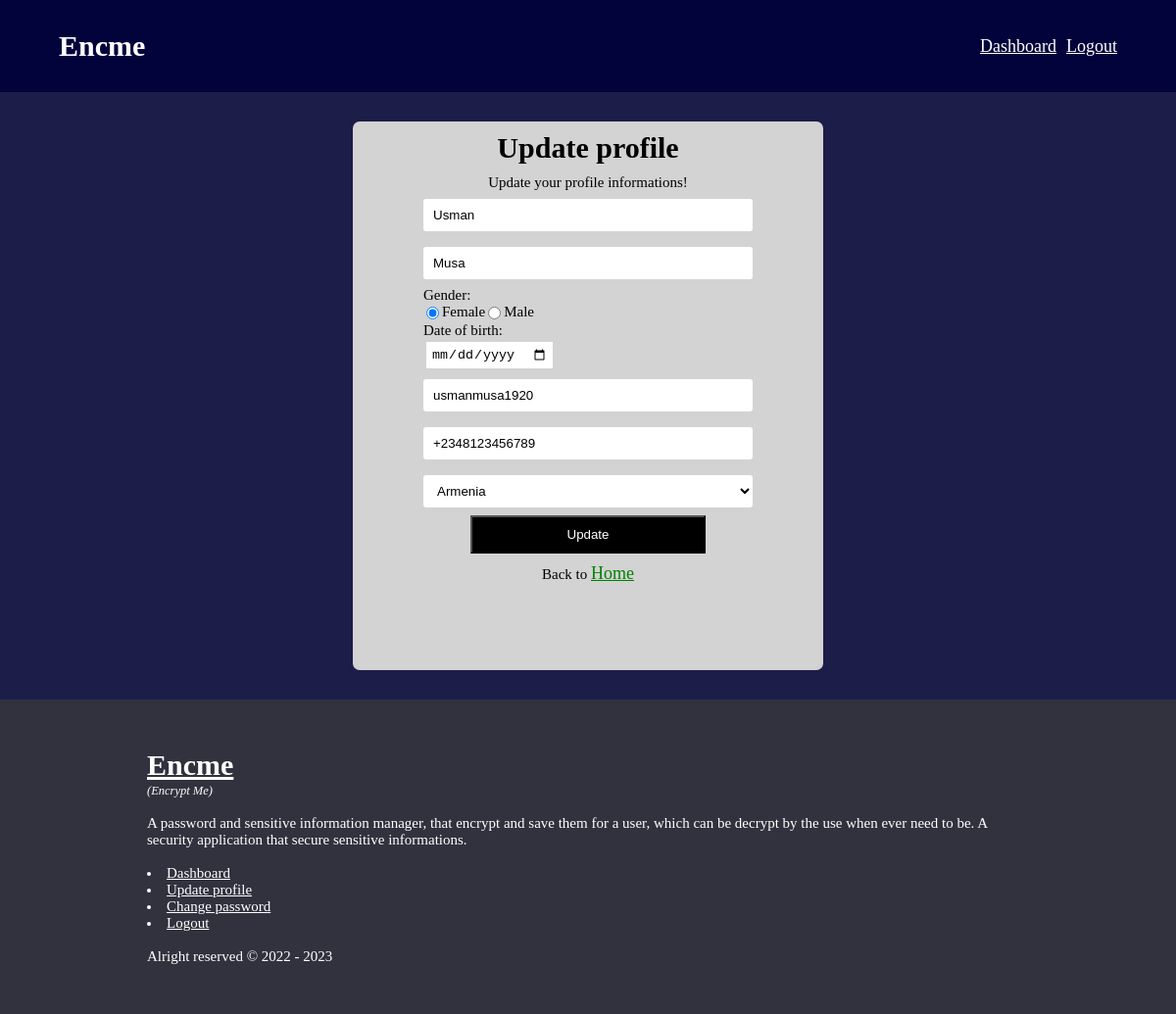
/update/profile/ (signed in), run on an earlier commit of the app's database.
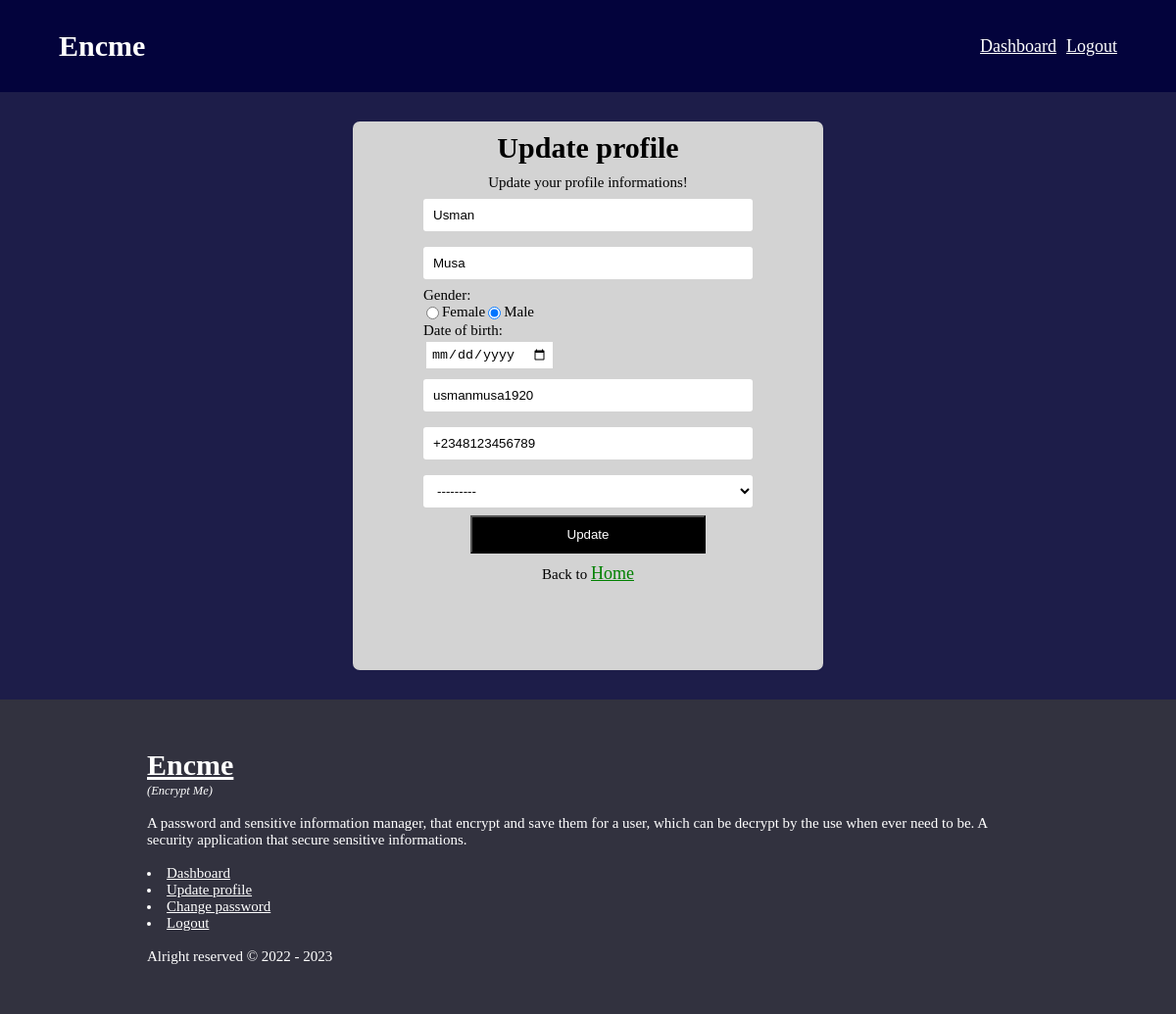
And on a later commit of the database.
### account/models.py (models this page shows, shortened)
class UserAccount(AbstractBaseUser):
    first_name = models.CharField(max_length=100, unique=False)
    last_name = models.CharField(max_length=100, unique=False)
    GENDER_CHOICES = [('female', 'Female'), ('male', 'Male'),]
    gender = models.CharField(
        max_length=100, default='male', choices=GENDER_CHOICES)
    date_of_birth = models.DateField(max_length=100, blank=True, null=True)
    username = models.CharField(max_length=255, unique=False)
    email = models.EmailField(max_length=255, unique=True)
    phone_number = PhoneNumberField(max_length=100, unique=False)
    country = CountryField(max_length=100, blank_label='Select your country',)
    date_joined = models.DateTimeField(default=timezone.now) # date_joined (not editable)
    last_modified = models.DateTimeField(auto_now=True) # last modified (not editable)
    """
    `date_joined` above is not editable, also
    `last_modified` above is not editable too! but,

    the default `last_login` for users is editable, like wise
    the `pub_date` below is editable

    pub_date = models.DateTimeField(default=timezone.now) # (editable)
    """
    passcode_hash = models.TextField(blank=True, null=True)
    is_active = models.BooleanField(default=True)
    is_staff = models.BooleanField(default=False)
    is_superuser = models.BooleanField(default=False)
    objects = UserAccountManager()
    USERNAME_FIELD = 'email'
    REQUIRED_FIELDS = ['username', 'first_name', 'last_name', 'phone_number']

### account/views.py (the view)
@login_required
def update_profile(request):
    if request.method == 'POST':
        form = UpdateForm(request.POST, instance=request.user)
        if form.is_valid():
            form.save()
            messages.success(request, f'Your profile is updated!')
            return redirect('secureapp:home')
    else:
        form = UpdateForm(instance=request.user)
    context = {
        'form': form,
        'the_year': THIS_YEARE,
    }
    return render(request, 'account/update_profile.html', context)

### account/forms.py
class UpdateForm(forms.ModelForm):
    class Meta:
        model = User
        fields = ['first_name', 'last_name', 'gender', 'date_of_birth', 'username', 'phone_number', 'country']

### templates/account/update_profile.html (shortened to what this page needs)
{% extends 'secureapp/base_2.html' %}
{% load static %}
{% block head %}
  <link rel="stylesheet" href="{% static 'css/auth.css' %}">
{% endblock head %}
{% block form %}
  <form method="post">
    <h1>Update profile</h1>
    <p>Update your profile informations!</p>
    {% if form.first_name.value == None or form.first_name.value == '' %}
      <input type="text" name="first_name" placeholder="First name" class="input" maxlength="70" required>
    {% else %}
      <input type="text" name="first_name" placeholder="First name" value="{{form.instance.first_name}}" class="input" maxlength="70" required>
    {% endif %}
    {% if form.last_name.value == None or form.last_name.value == '' %}
      <input type="text" name="last_name" placeholder="Last name" class="input" maxlength="70" required>
    {% else %}
      <input type="text" name="last_name" placeholder="Last name" value="{{form.instance.last_name}}" class="input" maxlength="70" required>
    {% endif %}
    <span>Gender:</span>
    <div class="radio">
      {% if form.instance.gender == 'male' %}
        <input type="radio" name="gender" value="female" required> Female
        <input type="radio" name="gender" value="male" checked required> Male
      {% elif form.instance.gender == 'female' %}
        <input type="radio" name="gender" value="female" checked required> Female
        <input type="radio" name="gender" value="male"  required> Male
      {% else %}
        <input type="radio" name="gender" value="female" required> Female
        <input type="radio" name="gender" value="male"  required> Male
      {% endif %}
    </div>
    <span>Date of birth:</span>
    <div class="calender">
      <input type="date" name="date_of_birth" required>
    </div>
    {% if form.username.value == None or form.username.value == '' %}
      <input type="text" name="username" placeholder="Username" class="input" required>
    {% else %}
      <input type="text" name="username" placeholder="Username" value="{{form.instance.username}}" class="input" required>
    {% endif %}
    {% if form.phone_number.value == None or form.phone_number.value == '' %}
      <input type="text" name="phone_number" placeholder="Phone number (e.g +12125552368)" class="input" required>
    {% else %}
      <input type="text" name="phone_number" placeholder="Phone number (e.g +12125552368)" value="{{form.instance.phone_number}}" class="input" required>
    {% endif %}
    {{form.country}}
    <button type="submit">Update</button>
    <p>Back to <a href="{% url 'secureapp:home' %}">Home</a></p>
  </form>
{% endblock form %}

### templates/secureapp/base_2.html (shortened to what this page needs)
{% load static %}
<!DOCTYPE html>
<html lang="en">
<head>
  <link rel="stylesheet" href="{% static 'css/base_2.css' %}">
  {% block head %}{% endblock head %}
</head>
<body>
  <div class="container">
    <div class="header">
      <div class="head">
        <h1><a href="{% url 'secureapp:home' %}">Encme</a></h1>
        <div class="div">
          {% if request.user.is_authenticated %}
            <a href="{% url 'secureapp:home' %}" class="h_link">Dashboard</a>
            <a href="{% url 'auth:logout' %}" class="h_link">Logout</a>
          {% else %}
            {% block link %}
            {% endblock link %}
            <a href="#" class="h_link">About</a>
            <a href="#" class="h_link">Privacy</a>
          {% endif %}
        </div>
      </div>
    </div>
    <div class="form">
      {% block form %}{% endblock form %}
    </div>
    <div class="foot">
      <h1><a href="{% url 'secureapp:home' %}">Encme</a></h1>
      <small><i>(Encrypt Me)</i></small>
      <br>
      <br>
      <p>A password and sensitive information manager, that encrypt and save them for a user, which can be decrypt by the use when ever need to be. A security application that secure sensitive informations.</p>
      <br>
      {% if request.user.is_authenticated %}
        <li><a href="{% url 'secureapp:home' %}">Dashboard</a></li>
        <li><a href="{% url 'auth:update_profile' %}">Update profile</a></li>
        <li><a href="{% url 'auth:change_password' %}">Change password</a></li>
        <li><a href="{% url 'auth:logout' %}">Logout</a></li>
      {% else %}
        &nbsp; <li><a href="{% url 'auth:login' %}">Login</a></li>
        &nbsp; <li><a href="{% url 'auth:signup' %}">Sign Up</a></li>
        &nbsp; <li><a href="#">About</a></li>
        &nbsp; <li><a href="#">Privacy</a></li>
      {% endif %}
      <br>
      <p>Alright reserved &copy; 2022 - {{the_year}}</p>
    </div>
  </div>
</body>
</html>

### static/css/base_2.css (style rules this page uses)
* { margin: 0; padding: 0; box-sizing: border-box; }
html, body, div, span, object, iframe, h1, h2, h3, h4, h5, h6, p, blockquote, pre, abbr, address, cite, code, del, dfn, em, img, ins, kbd, q, samp, small, strong, sub, sup, var, b, i, dl, dt, dd, ol, ul, li, fieldset, form, label, legend, table, caption, tbody, tfoot, thead, tr, th, td, article, aside, canvas, details, figcaption, figure, footer, header, hgroup, menu, nav, section, summary, time, mark, audio, video { outline:0; vertical-align:baseline; background:transparent; }
body { background-color: lightgray; overflow-x: hidden; overflow-y: auto; font-size: 15px; font-family: "Roboto","Lucida Grande","DejaVu Sans","Bitstream Vera Sans", Times 'Segoe UI', Tahoma, Verdana, sans-serif, serif,Verdana,Arial,sans-serif; }
.container, .header { width: 100%; }
.head { width: 100%; display: flex; justify-content: space-between; padding: 30px 60px; background-color: rgb(3, 3, 60); }
.head h1 a { color: white; text-decoration: none; }
.head div { display: flex; align-items: center; }
.h_link, .h_link_sm { color: white; font-size: 18px; margin-left: 10px; }
.form { width: 100%; display: flex; flex-direction: column; align-items: center; justify-content: center; background: rgb(29, 29, 73); }
.foot { width: 100%; padding: 50px 150px; color: white; background: rgb(50, 50, 63); }
.foot a { color: white; }

### static/css/auth.css (style rules this page uses)
.form form { width: 40%; min-height: 70vh; display: flex; flex-direction: column; align-items: center; background: lightgrey; border-radius: 7px; margin: 30px 0; padding: 10px 0; overflow: hidden; }
.form p { margin: 0 5px; text-align: center; }
.form form span { width: 70%; text-align: start; }
.input, #id_country { width: 70%; height: 33px; padding: 0 10px; margin: 8px 0; outline: none; border: none; border-radius: 3px; background: white; }
.radio, .calender { display: flex; width: 70%; }
.radio input, .calender input { border: none; outline: none; padding: 5px; margin: 3px; }
.form form button { background: black; color: white; padding: 10px 0; width: 50%; }
.form form p { margin-top: 10px; }
.form form p a { color: green; font-size: 18px; }

What changed in the data, as far as the page shows it:
changed UserAccount "Usman": country "Armenia" → "---------"
Also different on the page:
form field gender: (not shown) → "☐"
form field gender: (not shown) → "☑"
form field gender: "☑" → (not shown)
form field gender: "☐" → (not shown)
